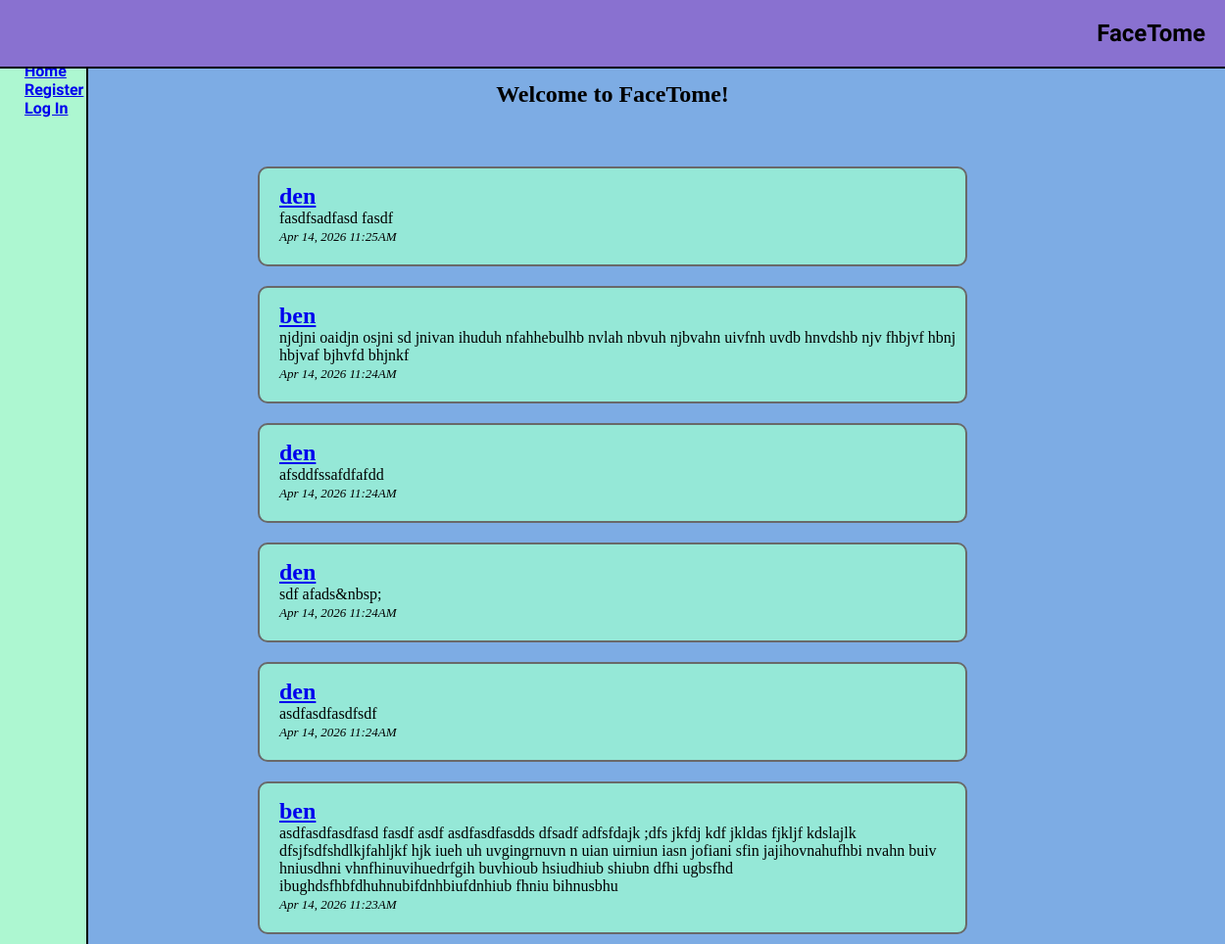
The page / on the database its author committed.
### server.py (models this page shows)
class Post(db.Model):
    __tablename__ = 'post'
    id: Mapped[int] = mapped_column(Integer, primary_key=True)
    content: Mapped[str] = mapped_column(String(500))
    date: Mapped[str] = mapped_column(String(30))
    user_id: Mapped[int] = mapped_column(Integer, db.ForeignKey("user.id"))
    user = relationship("User", back_populates="posts")

class User(db.Model, UserMixin): # <-- UserMixin covers the required fields for flask login
    __tablename__ = 'user'
    id: Mapped[int] = mapped_column(Integer, primary_key=True)
    email: Mapped[str] = mapped_column(String(100), unique=True)
    password: Mapped[str] = mapped_column(String(100))
    name: Mapped[str] = mapped_column(String(100))
    birthday: Mapped[str] = mapped_column(String(100))
    bio: Mapped[str] = mapped_column(String(500))
    posts = relationship("Post", back_populates="user")

### server.py (the view)
@app.route('/', methods=["GET", "POST"])
def home():
    form = PostForm()
    user_id = current_user.get_id()
    user_result = db.session.execute(db.select(User).where(User.id == user_id))
    user = user_result.scalar()
    posts_result = db.session.execute(db.select(Post).order_by(Post.date.desc()))
    posts = posts_result.scalars().all()
    if request.method == "POST":
        post = Post(
            content = form.content.data,
            date = str(dt.datetime.now().strftime("%b %d, %Y %I:%M%p")),
            user_id = user.id
        )
        db.session.add(post)
        db.session.commit()
        return redirect(url_for('home'))
    else:
        return render_template("index.html", logged_in=current_user.is_authenticated, user=current_user, form=form,
                               posts=posts)

### templates/index.html (shortened to what this page needs)
{% extends "base.html" %}
{% block content %}
{% if logged_in: %}
<h1 style="padding-bottom:40px">Welcome, {{ user.name }}!</h1>
<div class="post-box">
    {{ render_form(form) }}
</div>
{% else %}
<h1 style="padding-bottom:50px">Welcome to FaceTome!</h1>
{% endif %}
{% for post in posts: %}
<div class="post">
    <h2><a href="{{ url_for('profile', user_id=post.user.id) }}">{{ post.user.name }}</a></h2>
    <p class="post_content">{{ post.content }}</p>
    <i style="font-size:13px">{{ post.date }}</i>
</div>
{% endfor %}
{% endblock %}

### templates/base.html (shortened to what this page needs)
<!DOCTYPE html>
{% from 'bootstrap/form.html' import render_form %}
<html>
<head>
    <link href="../static/styles/styles.css" rel="stylesheet">
</head>
<body>
<section id="top-bar">
    <h1 style="padding-right:40px">FaceTome</h1>
</section>
<section id="sidebar">
    <nav>
        <li><b><a href="{{ url_for('home') }}">Home</a></b></li>
        {% if not logged_in: %}
        <li><b><a href="{{ url_for('register') }}">Register</a></b></li>
        <li><b><a href="{{ url_for('login') }}">Log In</a></b></li>
        {% else: %}
        <li><b><a href="{{ url_for('profile', user_id=current_user.id) }}">Profile</a></b></li>
        <li><b><a href="{{ url_for('logout') }}">Log Out</a></b></li>
        {% endif %}
    </nav>
</section>
<section id="main-content">
    {% block content %}
    {% endblock %}
</section>
</body>
</html>

### static/styles/styles.css (style rules this page uses)
* { margin: 0; padding: 0; }
body { background: #7dace4; }
#top-bar { width: 100%; height: 40%; z-index: 10; padding: 20px; border-bottom: 2px solid black; top: 0; background: #8971d0; position: sticky; text-align: right; font-family: Sekuya; }
#sidebar { border-right: 2px solid black; width: 5%; height: 100%; padding-top: 5%; z-index: 0; padding-left: 2%; top: 0; left: 0; background: #adf7d1; position: fixed; list-style: none; font-family: Roboto Condensed; }
#main-content { margin-top: 1%; display: grid; place-items: center; font-family: "Arial Black"; }
.post { background: #95e8d7; padding: 15px 0 20px 20px; width: 700px; border: solid dimgray; border-radius: 10px; border-width: 2px; margin: 10px 0 10px 0; }

### rows shown on the page
Post: user.name "den", content "fasdfsadfasd fasdf", date "Apr 14, 2026 11:25AM"
Post: user.name "ben", content "njdjni oaidjn osjni sd jnivan ihuduh nfahhebulhb nvlah nbvuh njbvahn uivfnh uvdb hnvdshb njv fhbjvf hbnj hbjvaf bjhvfd bhjnkf", date "Apr 14, 2026 11:24AM"
Post: user.name "den", content "afsddfssafdfafdd", date "Apr 14, 2026 11:24AM"
Post: user.name "den", content "sdf afads&nbsp;", date "Apr 14, 2026 11:24AM"
Post: user.name "den", content "asdfasdfasdfsdf", date "Apr 14, 2026 11:24AM"
Post: user.name "ben", content "asdfasdfasdfasd fasdf asdf asdfasdfasdds dfsadf adfsfdajk ;dfs jkfdj kdf jkldas fjkljf kdslajlk dfsjfsdfshdlkjfahljkf hjk iueh uh uvgingrnuvn n uian uirniun iasn jofiani sfin jajihovnahufhbi nvahn buiv hniusdhni vhnfhinuvihuedrfgih buvhioub hsiudhiub shiubn dfhi ugbsfhd ibughdsfhbfdhuhnubifdnhbiufdnhiub fhniu bihnusbhu", date "Apr 14, 2026 11:23AM"
